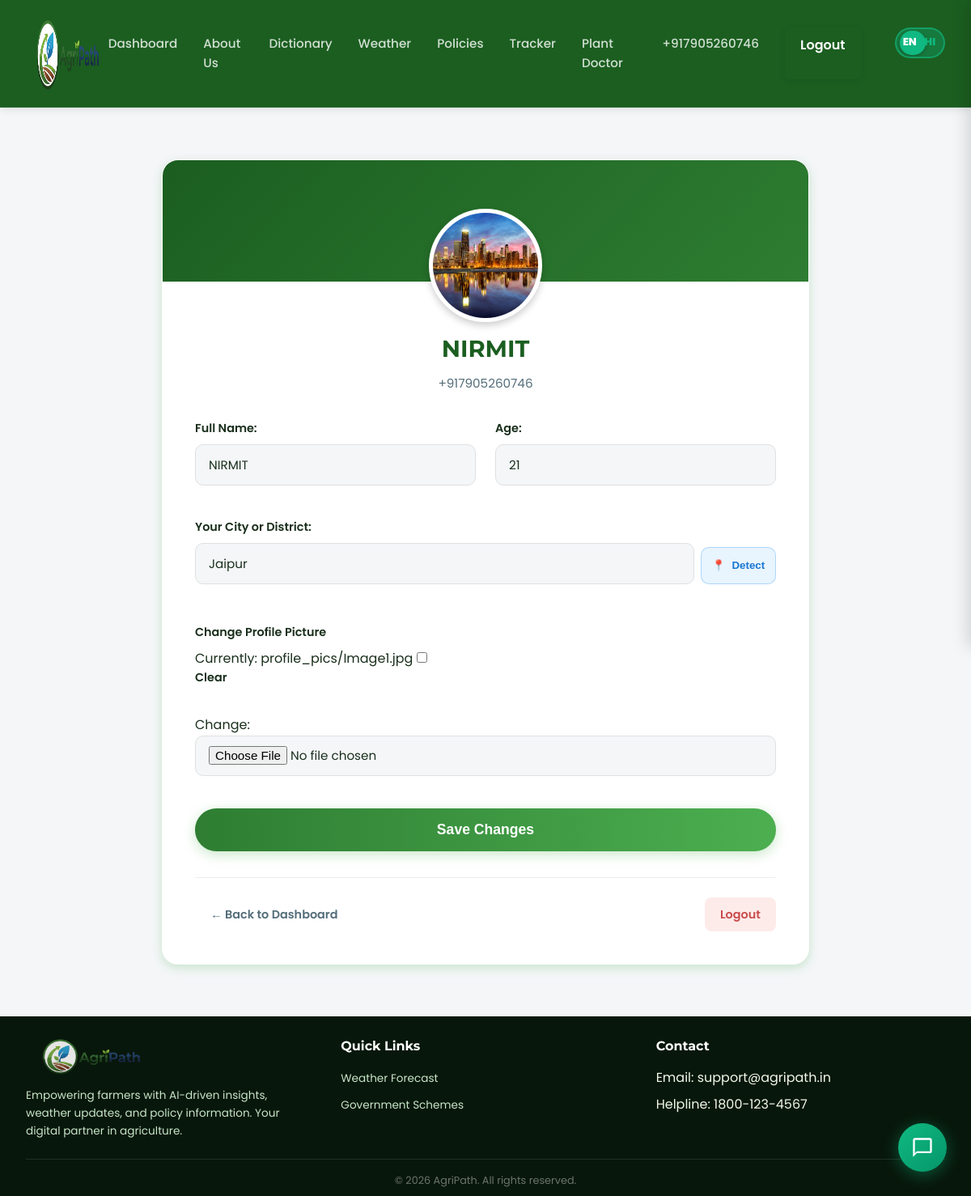
/accounts/profile/ (signed in), run on the app's committed database.
### accounts/models.py (models this page shows, shortened)
class Profile(models.Model):
    user = models.OneToOneField(User, on_delete=models.CASCADE)
    name = models.CharField(max_length=100, blank=True, default='')
    age = models.PositiveSmallIntegerField(null=True, blank=True)
    profile_picture = models.ImageField(upload_to='profile_pics/', default='default_profile.png', blank=True)
    phone_number = PhoneNumberField(unique=True, null=True, blank=True)
    location = models.CharField(max_length=100, blank=True)
    language = models.CharField(max_length=10, choices=[('en-us', 'English'), ('hi', 'Hindi')], default='en-us')

### accounts/views.py (the view)
# urls.py: path('profile/', views.view_profile, name='view_profile'),
@login_required
def view_profile(request):
    profile = request.user.profile
    if request.method == 'POST':
        form = ProfileEditForm(request.POST, request.FILES, instance=profile)
        if form.is_valid():
            form.save()
            return redirect('view_profile')
    else:
        form = ProfileEditForm(instance=profile)
    return render(request, 'accounts/profile_detail.html', {
        'profile': profile,
        'form': form
    })

### accounts/forms.py
class ProfileEditForm(forms.ModelForm):
    class Meta:
        model = Profile
        fields = ['profile_picture', 'name', 'age', 'location']
        labels = {
            'profile_picture': 'Profile Picture',
            'name': 'Full Name',
            'age': 'Age',
            'location': 'Your City or District',
        }

### accounts/templates/accounts/profile_detail.html (shortened to what this page needs)
{% extends 'base.html' %}
{% load static %}
{% block content %}
<div class="container" style="padding-top: 2rem; padding-bottom: 2rem; min-height: 80vh;">
    <div class="profile-card">
        <div class="profile-header">
            <div class="profile-avatar-container">
                <img src="{% if profile.profile_picture %}{{ profile.profile_picture.url }}{% else %}{% static 'default_profile.png' %}{% endif %}"
                    alt="Profile Picture" class="profile-pic">
            </div>
        </div>
        <div class="profile-body">
            <h1 class="profile-title">
                {% if profile.name %}{{ profile.name }}{% else %}{{ user.username }}{% endif %}
            </h1>
            <p class="profile-subtitle">{{ profile.phone_number }}</p>
            <form method="post" enctype="multipart/form-data">
                <div class="profile-form-grid">
                    <div class="form-group">
                        {{ form.name.label_tag }}
                        {{ form.name }}
                    </div>
                    <div class="form-group">
                        {{ form.age.label_tag }}
                        {{ form.age }}
                    </div>
                    <div class="form-group full-width">
                        {{ form.location.label_tag }}
                        <div style="display: flex; gap: 0.5rem; align-items: flex-end; flex-wrap: wrap;">
                            <div style="flex: 1;">
                                {{ form.location }}
                            </div>
                            <button type="button" id="detect-location-btn" class="detect-btn"
                                style="width: auto; margin:0; height: 46px;">
                                <span>📍</span> Detect
                            </button>
                        </div>
                    </div>
                    <div class="form-group full-width">
                        <label for="{{ form.profile_picture.id_for_label }}">Change Profile Picture</label>
                        {{ form.profile_picture }}
                    </div>
                </div>
                <button type="submit" class="submit-btn" style="background-color: #4caf50; color: white;">Save
                    Changes</button>
            </form>
            <div class="action-buttons" style="margin-top: 2rem; display: flex; gap: 1rem;">
                <a href="{% url 'dashboard' %}" class="back-btn" style="text-decoration: none;">← Back to Dashboard</a>
                <a href="{% url 'logout' %}" class="logout-btn"
                    style="text-decoration: none; color: #c94c4c;">Logout</a>
            </div>
        </div>
    </div>
</div>
{% endblock %}

### templates/base.html (shortened to what this page needs)
{% load static %}
<!DOCTYPE html>
<html lang="en">
<head>
    <link rel="stylesheet" href="{% static 'css/style.css' %}">
</head>
<body style="position: relative; min-height: 100vh;">
    <nav class="navbar">
        <div class="nav-content">
            <a href="/" class="logo-container">
                <img src="{% static 'logo.png' %}" alt="AgriPath Logo" class="logo-img">
            </a>
            <div class="nav-links">
                <a href="/" class="nav-link">Dashboard</a>
                <a href="{% url 'about' %}" class="nav-link">About Us</a>
                <a href="{% url 'crop_list' %}" class="nav-link">Dictionary</a>
                <a href="{% url 'Weather' %}" class="nav-link">Weather</a>
                {% if request.user.is_authenticated %}
                <a href="{% url 'Policies' %}" class="nav-link">Policies</a>
                <a href="{% url 'tracker_dashboard' %}" class="nav-link">Tracker</a>
                {% endif %}
                {% if request.user.is_authenticated %}
                <a href="{% url 'plant_doctor' %}" class="nav-link">Plant Doctor</a>
                {% endif %}
                <a href="{% url 'view_profile' %}" class="nav-link">
                    {% if user.is_authenticated %}
                    {{ user.username }}
                    {% else %}
                    Profile
                    {% endif %}
                </a>
                {% if user.is_authenticated %}
                <a href="{% url 'logout' %}" class="nav-btn">Logout</a>
                {% else %}
                <a href="{% url 'request_otp' %}" class="nav-btn">Login</a>
                {% endif %}
                <div id="custom-lang-toggle" class="lang-toggle-btn notranslate" onclick="toggleLanguage()" title="Switch to Hindi (हिंदी)">
                    <div class="lang-toggle-thumb"></div>
                    <span class="lang-toggle-text white-text" id="lang-en-text">EN</span>
                    <span class="lang-toggle-text" id="lang-hi-text">HI</span>
                </div>
            </div>
        </div>
    </nav>
    <main class="page-wrapper">
        {% block content %}
        {% endblock %}
    </main>
    <footer class="footer">
        <div class="footer-content">
            <div class="footer-section">
                <img src="{% static 'logo.png' %}" alt="AgriPath" class="footer-logo">
                <p>Empowering farmers with AI-driven insights, weather updates, and policy information. Your digital
                    partner in agriculture.</p>
            </div>
            <div class="footer-section">
                <h3>Quick Links</h3>
                <ul>
                    <li><a href="{% url 'Weather' %}" class="footer-link">Weather Forecast</a></li>
                    <li><a href="{% url 'Policies' %}" class="footer-link">Government Schemes</a></li>
                </ul>
            </div>
            <div class="footer-section">
                <h3>Contact</h3>
                <ul>
                    <li>Email: support@agripath.in</li>
                    <li>Helpline: 1800-123-4567</li>
                </ul>
            </div>
        </div>
        <div class="footer-bottom">
            <p>&copy; {% now "Y" %} AgriPath. All rights reserved.</p>
        </div>
    </footer>
    <button id="openAiBtn" class="floating-ai-btn"
        style="position: fixed; right: 30px; bottom: 30px; width: 60px; height: 60px; border-radius: 50%; background: linear-gradient(135deg, #10b981, #059669); border: none; box-shadow: 0 4px 20px rgba(16,185,129,0.4); cursor: pointer; z-index: 1999; display: flex; align-items: center; justify-content: center;">
        <svg width="28" height="28" viewBox="0 0 24 24" fill="white">
            <path d="M20 2H4c-1.1 0-2 .9-2 2v18l4-4h14c1.1 0 2-.9 2-2V4c0-1.1-.9-2-2-2zm0 14H6l-2 2V4h16v12z" />
        </svg>
    </button>
</body>
</html>

### templates/base.html (style rules this page uses)
body { top: 0px !important; }
html { top: 0px !important; margin-top: 0px !important; height: 100%; }
.lang-toggle-btn { background: rgba(16, 185, 129, 0.3); border: 2px solid rgba(16, 185, 129, 0.6); border-radius: 30px; display: flex; align-items: center; cursor: pointer; padding: 0 4px; height: 38px; width: 82px; position: relative; transition: all 0.3s ease; margin-left: 10px; overflow: hidden; }
.lang-toggle-text { flex: 1; text-align: center; font-weight: 800; font-size: 13px; color: #10b981; z-index: 1; pointer-events: none; user-select: none; }
.lang-toggle-text.white-text { color: white !important; }
.lang-toggle-thumb { position: absolute; left: 4px; width: 32px; height: 30px; background: #10b981; border-radius: 15px; transition: 0.3s cubic-bezier(0.68, -0.55, 0.265, 1.55); box-shadow: 0 2px 5px rgba(0,0,0,0.2); z-index: 0; }

### data on the page
Profile: profile_picture (picture), name "NIRMIT", phone_number "+917905260746", age "21", location "Jaipur"

### other printed values
{{ user.username }} "+917905260746"
